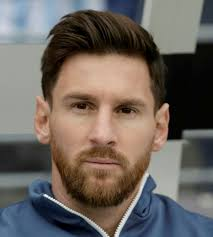
#> input picture DB/messi/01.jpg, 213 x 237 px, found by its file name
$ jupyter execute face_reco.ipynb
#> lines starting #> are read from the running program, lines starting #| are printed output that depends on the picture; long printed decimals are rounded
[cell 1]
import cv2

[cell 2]
def name_map(x):
    if x=='sachin':
        return 0
    if x=='obama':
        return 1
    if x=='messi':
        return 2

[cell 3]
def get_name(x):
    if x==0:
        return 'sachin'
    if x==1:
        return 'obama'
    if x==2:
        return 'messi'

[cell 4]
#roi:ragion of index(face portion only in this)
def detect_face(img):
    gray=cv2.cvtColor(img,cv2.COLOR_BGR2GRAY)
    face_cascade=cv2.CascadeClassifier(r'C:\DL projects\face_recognition\haarcascade_frontalface_default.xml')
    face=face_cascade.detectMultiScale(gray,minNeighbors=4)
    # print(face)
    if len(face)==0:
        return None,None
    x,y,w,h=face[0]
    return gray[x:x+w,y:y+h],face[0]

[cell 5]
img=cv2.imread(r'C:\DL projects\face_recognition\DB\messi\01.jpg')
#> img is the input picture: shape (237, 213, 3); mean B, G, R 93.8, 99.8, 107.7
img,rect=detect_face(img)
#> in detect_face, `gray=cv2.cvtColor(img,cv2.COLOR_BGR2GRAY)`:
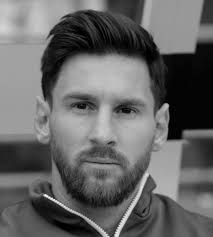
#> gray: shape (237, 213); min 0, max 251, mean 101.5
#> in detect_face, `face=face_cascade.detectMultiScale(gray,minNeighbors=4)`: face = [[38, 58, 132, 132]]
#> in detect_face, `x,y,w,h=face[0]`: x = 38; y = 58; w = 132
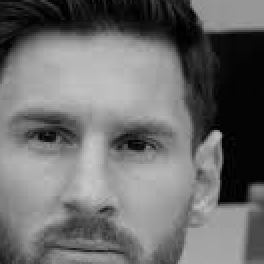
#> img: shape (132, 132) (shown 2 times larger); min 0, max 204, mean 109.1
#> rect = [38, 58, 132, 132]

[cell 6]
import os

[cell 7]
def preparing_training_data(data_folder):
#> called with data_folder = 'C:\\DL projects\\face_recognition\\DB'
    dirs=os.listdir(data_folder)
    # print(dirs)
    faces=[]
    labels=[]
    for dir_name in dirs:
        sub_dir=data_folder+'/'+dir_name
        # print(sub_dir)
        images=os.listdir(sub_dir)
        # print(images)
        for img in images:
            imgpath=sub_dir+'/'+img
            # print(imgpath)
            image=cv2.imread(imgpath)
            cv2.imshow('training images',image)
            cv2.waitKey(3000)

            #detect face only
            face,rect=detect_face(image)
#> rect = [38, 58, 132, 132]
            if face is not None:
                faces.append(face)
                labels.append(name_map(dir_name))
#> pass 2 of the loop in preparing_training_data, `for dir_name in dirs:`:
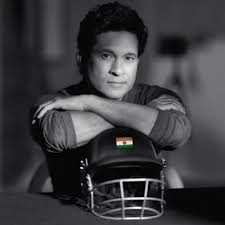
#> input picture DB/sachin/01.jpg, 225 x 225 px, found by its file name
#> in preparing_training_data, image is the input picture: shape (225, 225, 3); mean B, G, R 61.6, 60.1, 60.1
#> gray: shape (225, 225)
#> in preparing_training_data, `face,rect=detect_face(image)`:
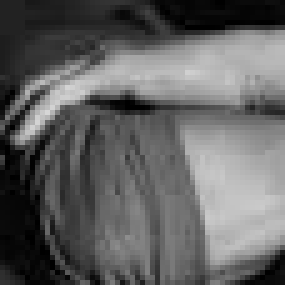
#> face: shape (57, 57) (shown 5 times larger); min 0, max 214, mean 97.4
#> in preparing_training_data, `face,rect=detect_face(image)`: rect = [89, 35, 57, 57]
                # print(labels)
    cv2.waitKey(1)
    cv2.destroyAllWindows()
    return faces,labels

[cell 8]
faces,labels=preparing_training_data(r'C:\DL projects\face_recognition\DB')
#> faces = 2 items; labels = [2, 0]
print(labels)
#| [2, 0]

[cell 9]
len(labels)
#> Out = 2
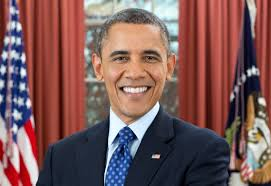
#> input picture WhatsApp Image 2024-01-02 at 2.24.18 PM.jpeg, 271 x 186 px, found by its file name
#> further down, test_img is the input picture: shape (186, 271, 3); mean B, G, R 87.5, 88.4, 124

[cell 10]
recognizer=cv2.face.LBPHFaceRecognizer_create()
recognizer#local binary pattern histogram

[cell 11]
import numpy as np

[cell 12]
recognizer.train(faces,np.array(labels))

[cell 13]
def draw_rectangle(img,rect):
    (x,y,w,h)=rect
    cv2.rectangle(img,(x,y),(x+w,y+h),(0,0,0),2)

[cell 14]
def write_text(img,text,x,y):
    cv2.putText(img,text,(x,y),cv2.FONT_HERSHEY_COMPLEX,1,(0,0,255),2)

[cell 15]
def predict_new(test_img):
    face,rect=detect_face(test_img)
#> in detect_face (call 4), `gray=cv2.cvtColor(img,cv2.COLOR_BGR2GRAY)`:
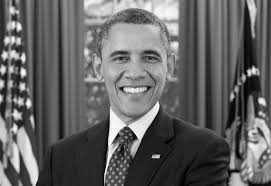
#> gray: shape (186, 271); min 1, max 255, mean 99
#> in detect_face (call 4), `face=face_cascade.detectMultiScale(gray,minNeighbors=4)`: face = [[94, 26, 82, 82]]
#> in detect_face (call 4), `x,y,w,h=face[0]`: x = 94; y = 26; w = 82
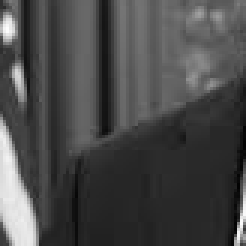
#> face: shape (82, 82) (shown 3 times larger); min 3, max 253, mean 73.1
#> rect = [94, 26, 82, 82]
    label=recognizer.predict(face)
#> label = (2, 167.1)
    print(label)
#| (2, 167.082)

[cell 16]
test_img=cv2.imread(r'C:\DL projects\face_recognition\WhatsApp Image 2024-01-02 at 2.24.18 PM.jpeg')
predict_new(test_img)
